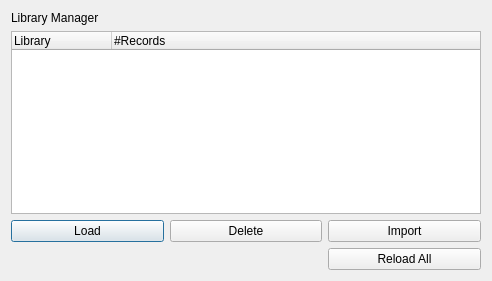
<?xml version="1.0" encoding="UTF-8"?>
<ui version="4.0">
 <class>librarydialog</class>
 <widget class="QDialog" name="librarydialog">
  <property name="geometry">
   <rect>
    <x>0</x>
    <y>0</y>
    <width>492</width>
    <height>281</height>
   </rect>
  </property>
  <property name="windowTitle">
   <string>Library Manger</string>
  </property>
  <property name="sizeGripEnabled">
   <bool>false</bool>
  </property>
  <property name="modal">
   <bool>false</bool>
  </property>
  <layout class="QGridLayout" name="gridLayout">
   <item row="0" column="0" colspan="2">
    <widget class="QLabel" name="label">
     <property name="text">
      <string>Library Manager</string>
     </property>
    </widget>
   </item>
   <item row="2" column="0">
    <widget class="QPushButton" name="loadButton">
     <property name="text">
      <string>Load</string>
     </property>
    </widget>
   </item>
   <item row="2" column="2">
    <widget class="QPushButton" name="importButton">
     <property name="text">
      <string>Import</string>
     </property>
    </widget>
   </item>
   <item row="2" column="1">
    <widget class="QPushButton" name="deleteButton">
     <property name="text">
      <string>Delete</string>
     </property>
    </widget>
   </item>
   <item row="4" column="2">
    <widget class="QPushButton" name="reloadAllButton">
     <property name="text">
      <string>Reload All</string>
     </property>
    </widget>
   </item>
   <item row="1" column="0" colspan="3">
    <widget class="QTreeWidget" name="treeWidget">
     <property name="expandsOnDoubleClick">
      <bool>true</bool>
     </property>
     <attribute name="headerStretchLastSection">
      <bool>true</bool>
     </attribute>
     <column>
      <property name="text">
       <string>Library</string>
      </property>
     </column>
     <column>
      <property name="text">
       <string>#Records</string>
      </property>
     </column>
    </widget>
   </item>
  </layout>
 </widget>
 <resources/>
 <connections/>
</ui>
